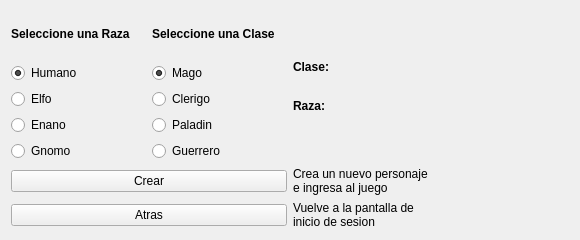
<?xml version="1.0" encoding="UTF-8"?>
<ui version="4.0">
 <class>client_qt_charactercreation</class>
 <widget class="QWidget" name="client_qt_charactercreation">
  <property name="geometry">
   <rect>
    <x>0</x>
    <y>0</y>
    <width>580</width>
    <height>240</height>
   </rect>
  </property>
  <property name="minimumSize">
   <size>
    <width>580</width>
    <height>240</height>
   </size>
  </property>
  <property name="maximumSize">
   <size>
    <width>580</width>
    <height>240</height>
   </size>
  </property>
  <property name="windowTitle">
   <string>Form</string>
  </property>
  <layout class="QGridLayout" name="gridLayout_2">
   <item row="4" column="0">
    <widget class="QPushButton" name="createPushButton">
     <property name="enabled">
      <bool>true</bool>
     </property>
     <property name="text">
      <string>Crear</string>
     </property>
    </widget>
   </item>
   <item row="5" column="0">
    <widget class="QPushButton" name="backPushButton">
     <property name="text">
      <string>Atras</string>
     </property>
    </widget>
   </item>
   <item row="4" column="1">
    <widget class="QLabel" name="label_5">
     <property name="text">
      <string>Crea un nuevo personaje 
e ingresa al juego</string>
     </property>
    </widget>
   </item>
   <item row="1" column="1">
    <layout class="QHBoxLayout" name="horizontalLayout">
     <item>
      <widget class="QLabel" name="label_4">
       <property name="font">
        <font>
         <weight>75</weight>
         <bold>true</bold>
        </font>
       </property>
       <property name="text">
        <string>Clase:</string>
       </property>
      </widget>
     </item>
     <item>
      <widget class="QLabel" name="selectedClassLabel">
       <property name="text">
        <string/>
       </property>
      </widget>
     </item>
    </layout>
   </item>
   <item row="2" column="1">
    <layout class="QHBoxLayout" name="horizontalLayout_2">
     <item>
      <widget class="QLabel" name="label_3">
       <property name="font">
        <font>
         <weight>75</weight>
         <bold>true</bold>
        </font>
       </property>
       <property name="text">
        <string>Raza:</string>
       </property>
      </widget>
     </item>
     <item>
      <widget class="QLabel" name="selectedRaceLabel">
       <property name="text">
        <string/>
       </property>
      </widget>
     </item>
    </layout>
   </item>
   <item row="0" column="0" rowspan="4">
    <layout class="QGridLayout" name="gridLayout">
     <item row="1" column="0">
      <layout class="QVBoxLayout" name="verticalLayout">
       <item>
        <widget class="QRadioButton" name="humanRButton">
         <property name="text">
          <string>Humano</string>
         </property>
         <property name="checked">
          <bool>true</bool>
         </property>
         <attribute name="buttonGroup">
          <string notr="true">raceButtonGroup</string>
         </attribute>
        </widget>
       </item>
       <item>
        <widget class="QRadioButton" name="elfRButton">
         <property name="text">
          <string>Elfo</string>
         </property>
         <property name="checked">
          <bool>false</bool>
         </property>
         <attribute name="buttonGroup">
          <string notr="true">raceButtonGroup</string>
         </attribute>
        </widget>
       </item>
       <item>
        <widget class="QRadioButton" name="dwarfRButton">
         <property name="text">
          <string>Enano</string>
         </property>
         <attribute name="buttonGroup">
          <string notr="true">raceButtonGroup</string>
         </attribute>
        </widget>
       </item>
       <item>
        <widget class="QRadioButton" name="gnomeRButton">
         <property name="text">
          <string>Gnomo</string>
         </property>
         <attribute name="buttonGroup">
          <string notr="true">raceButtonGroup</string>
         </attribute>
        </widget>
       </item>
      </layout>
     </item>
     <item row="1" column="2">
      <layout class="QVBoxLayout" name="verticalLayout_2">
       <item>
        <widget class="QRadioButton" name="mageRButton">
         <property name="text">
          <string>Mago</string>
         </property>
         <property name="checked">
          <bool>true</bool>
         </property>
         <attribute name="buttonGroup">
          <string notr="true">classButtonGroup</string>
         </attribute>
        </widget>
       </item>
       <item>
        <widget class="QRadioButton" name="clericRButton">
         <property name="text">
          <string>Clerigo</string>
         </property>
         <attribute name="buttonGroup">
          <string notr="true">classButtonGroup</string>
         </attribute>
        </widget>
       </item>
       <item>
        <widget class="QRadioButton" name="paladinRButton">
         <property name="text">
          <string>Paladin</string>
         </property>
         <attribute name="buttonGroup">
          <string notr="true">classButtonGroup</string>
         </attribute>
        </widget>
       </item>
       <item>
        <widget class="QRadioButton" name="warriorRButton">
         <property name="text">
          <string>Guerrero</string>
         </property>
         <attribute name="buttonGroup">
          <string notr="true">classButtonGroup</string>
         </attribute>
        </widget>
       </item>
      </layout>
     </item>
     <item row="0" column="2">
      <widget class="QLabel" name="label">
       <property name="font">
        <font>
         <weight>75</weight>
         <bold>true</bold>
        </font>
       </property>
       <property name="text">
        <string>Seleccione una Clase</string>
       </property>
      </widget>
     </item>
     <item row="0" column="0">
      <widget class="QLabel" name="label_2">
       <property name="font">
        <font>
         <weight>75</weight>
         <bold>true</bold>
        </font>
       </property>
       <property name="text">
        <string>Seleccione una Raza</string>
       </property>
      </widget>
     </item>
    </layout>
   </item>
   <item row="5" column="1">
    <widget class="QLabel" name="label_6">
     <property name="text">
      <string>Vuelve a la pantalla de
inicio de sesion</string>
     </property>
    </widget>
   </item>
  </layout>
 </widget>
 <resources/>
 <connections/>
 <buttongroups>
  <buttongroup name="raceButtonGroup"/>
  <buttongroup name="classButtonGroup"/>
 </buttongroups>
</ui>
